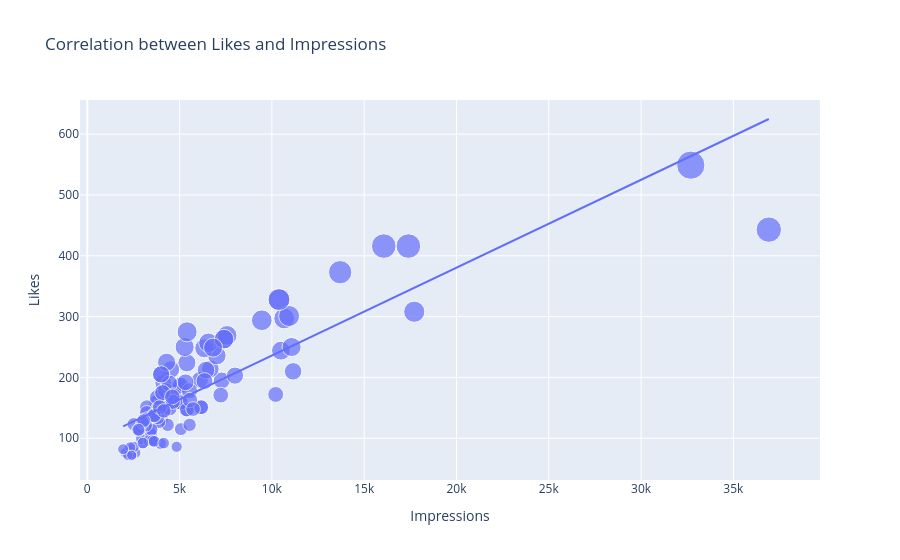

Notebook code cell kept with this figure:
### Markdown cell above
### Analyzing relationship

### Code cell
import statsmodels
fig = px.scatter(df,x="Impressions", y="Likes", size="Likes", trendline="ols",
                 title="Correlation between Likes and Impressions")
fig.show()
